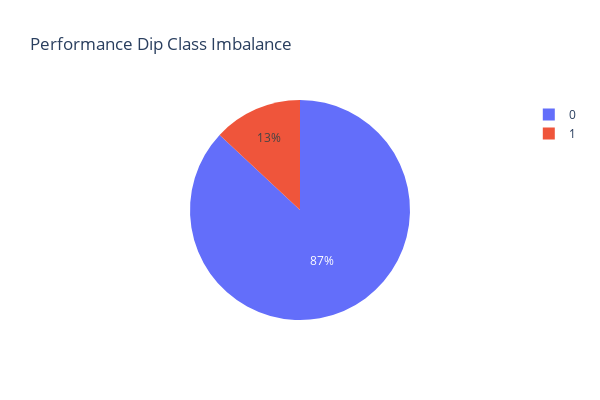

The code cell stored with this chart in its notebook:
### Code cell
ID = 'Player'
Time = 'Week'
minCarries = 6
performance_cols = [
    'Fantasy_Pts','Fantasy_FantPt','Fantasy_PPR','Fantasy_DKPt','Fantasy_FDPt',
    'Rushing_Att','Rushing_Yds','Rushing_YPC','Rushing_TD',
    'Rushing_FirstDown','Rushing_Succ%','Rushing_FirstDown_Bin',
    'Team_Pts','Opp_Pts','Score_Diff','ScoreDiff_1','ScoreDiff_2','ScoreDiff_3','ScoreDiff_4',
    'Rolling_Avg_Rush_Att','Rolling_Avg_YPC','Rolling_Avg_RushYds','PercentChange','Weekly_Bin'
]

#Percent Change Variable compares current performance against previous weeks rolling average
weekly_stats_clean2['PercentChange'] = (weekly_stats_clean2['Rushing_YPC'] - weekly_stats_clean2['Rolling_Avg_YPC'])/weekly_stats_clean2['Rolling_Avg_YPC']

#Resetting index to start creating predictive target 
stats_all = weekly_stats_clean2.sort_values([ID, Time]).reset_index(drop=True).copy()

#Establishing chronological cutoffs for training, validation and testing dataset
train_mask = stats_all['Year'] <= 2021
val_mask   = stats_all['Year'] == 2022
test_mask  = stats_all['Year'] >= 2023

#

#Threshold is made solely from training data to ensure no leakage
train_threshold = stats_all.loc[train_mask, 'PercentChange'].quantile(0.25)

#Defining minimum number of carries for following week to allow prediction
nextweek_minCarries = stats_all.groupby(ID)['Rushing_Att'].shift(-1) >=minCarries

#Predictive target feature (Performance Dip) definition:
stats_all['PerformanceDip'] = (
    (stats_all.groupby(ID)['PercentChange'].shift(-1) <= train_threshold) & nextweek_minCarries
).astype(int)

#Shifting all performance features by 1
for c in performance_cols:
    if c in stats_all.columns:
        stats_all[c] = stats_all.groupby(ID)[c].shift(1)

#Dropping Null values that came from shift and keeping only necessary columns for Logistic Regression Model
keep_cols = [c for c in performance_cols if c in stats_all.columns] + ['PerformanceDip', ID, 'Year']
df_model  = stats_all.dropna(subset=[c for c in performance_cols if c in stats_all.columns] + ['PerformanceDip'])[keep_cols]

#Keeping consistency of indexes for RandomForest Model
rf_rows = df_model.index
#All features are included for RandomForest Model Dataset Block
rf_block = stats_all.loc[rf_rows].copy()
dropCols = ['PerformanceDip', ID, 'Year']
x_all_RF = rf_block.drop(columns=dropCols, errors='ignore')
#Dropping null values from columns
x_all_RF = x_all_RF.dropna(axis=1)
y_all_RF = df_model.loc[rf_rows, 'PerformanceDip']

#Rebuilding the training/validation/testing data following the dataset cleanup
train_idx = df_model['Year'] <= 2021
val_idx   = df_model['Year'] == 2022
test_idx  = df_model['Year'] >= 2023


#Making the x/y splits for logistic regression model, dropping player (ID) column + Year that no longer serves a purpose for modeling
x_train_lr = df_model.loc[train_idx].drop(columns=['PerformanceDip', ID, 'Year'], errors='ignore')
y_train_lr = df_model.loc[train_idx]['PerformanceDip']

x_val_lr   = df_model.loc[val_idx].drop(columns=['PerformanceDip', ID, 'Year'], errors='ignore')
y_val_lr   = df_model.loc[val_idx]['PerformanceDip']

x_test_lr  = df_model.loc[test_idx].drop(columns=['PerformanceDip', ID, 'Year'], errors='ignore')
y_test_lr  = df_model.loc[test_idx]['PerformanceDip']


#Rebuilding RF train/val/test datablocks from Random Forest model dataset``
train_idx_rf = rf_block['Year'] <= 2021
val_idx_rf = rf_block['Year'] == 2022
test_idx_rf = rf_block['Year'] >= 2023

x_train_rf, y_train_rf = x_all_RF[train_idx_rf], y_all_RF[train_idx_rf]
x_val_rf,   y_val_rf   = x_all_RF[val_idx_rf],   y_all_RF[val_idx_rf]
x_test_rf,  y_test_rf  = x_all_RF[test_idx_rf],  y_all_RF[test_idx_rf]


#Calculating outlier thresholds using only training data to prevent leakage
rushingYards_outlier= x_train_lr['Rushing_Yds'].quantile(0.995) if 'Rushing_Yds' in x_train_lr else None
rollingAvg_rushYds_outlier = x_train_lr['Rolling_Avg_RushYds'].quantile(0.995) if 'Rolling_Avg_RushYds' in x_train_lr else None

#Using outlier thresholds computed from training dataset to define extreme outlier conditions in the dataset to exclude for model training
def outlier_mask(df):
    m = pd.Series(False, index=df.index)
    if {'Rolling_Avg_Rush_Att','Rolling_Avg_YPC','Rushing_Yds','Rolling_Avg_RushYds'}.issubset(df.columns):
        rush_att_con = df['Rolling_Avg_Rush_Att'] > 30
        ypc_con      = df['Rolling_Avg_YPC'] > 20
        cond1 = (df['Rushing_Yds'] >= df['Rolling_Avg_RushYds'] * 3)
        cond2 = pd.Series(False, index=df.index)
        if rushingYards_outlier is not None:
            cond2 |= (df['Rushing_Yds'] > rushingYards_outlier)
        if rollingAvg_rushYds_outlier is not None:
            cond2 |= (df['Rolling_Avg_RushYds'] > rollingAvg_rushYds_outlier)
        rush_yds_con1 = cond1 & cond2
        rush_yds_con2 = df['Rushing_Yds'] > 250
        m = rush_att_con & ypc_con & rush_yds_con1 & rush_yds_con2
    return m

#Boolean vectors indicating whether rows qualify as outlier or not
mask_train_lr = outlier_mask(x_train_lr)
mask_val_lr   = outlier_mask(x_val_lr)   
mask_test_lr  = outlier_mask(x_test_lr)

#Boolean Vectors Applied to Random Forest Model Dataset
mask_train_rf = outlier_mask(x_train_rf)
mask_val_rf   = outlier_mask(x_val_rf)   
mask_test_rf  = outlier_mask(x_test_rf)

#Dropping extreme outlier rows
x_train_lr = x_train_lr[~mask_train_lr]
x_val_lr   = x_val_lr[~mask_val_lr]
x_test_lr  = x_test_lr[~mask_test_lr]

x_train_rf = x_train_rf[~mask_train_rf]
x_val_rf   = x_val_rf[~mask_val_rf]
x_test_rf  = x_test_rf[~mask_test_rf]


#Computing training/testing split size in dataset:
training_prop = len(x_train_lr) / (len(x_train_lr) + len(x_val_lr) + len(x_test_lr)) * 100
testing_prop = len(x_test_lr) / (len(x_train_lr) + len(x_val_lr) + len(x_test_lr)) * 100
print(f"Training split: {training_prop:.2f}%")
print(f"Testing split: {testing_prop:.2f}%")



#Redefining target column to match index of newly filtered x partitioned dataset
y_train_lr = y_train_lr.loc[x_train_lr.index]
y_val_lr   = y_val_lr.loc[x_val_lr.index]
y_test_lr  = y_test_lr.loc[x_test_lr.index]

y_train_rf = y_train_rf.loc[x_train_rf.index]
y_val_rf   = y_val_rf.loc[x_val_rf.index]
y_test_rf  = y_test_rf.loc[x_test_rf.index]


fig = px.pie(y_train_lr, names='PerformanceDip', title='Performance Dip Class Imbalance', width=600, height=400)
fig.show()

### Figure 1 — Plotly figure (JSON) as saved in the notebook; plotly's stock layout.template omitted (floating-point values rounded to 4 significant figures; data arrays with more than 128 entries replaced by an {"elided": "..."} marker saying what was removed)
{"data": [{"domain": {"x": [0, 1], "y": [0, 1]}, "hovertemplate": "PerformanceDip=%{label}<extra></extra>", "labels": {"elided": "8238 int values"}, "legendgroup": "", "name": "", "showlegend": true, "type": "pie"}], "layout": {"height": 400, "legend": {"tracegroupgap": 0}, "title": {"text": "Performance Dip Class Imbalance"}, "width": 600}}
